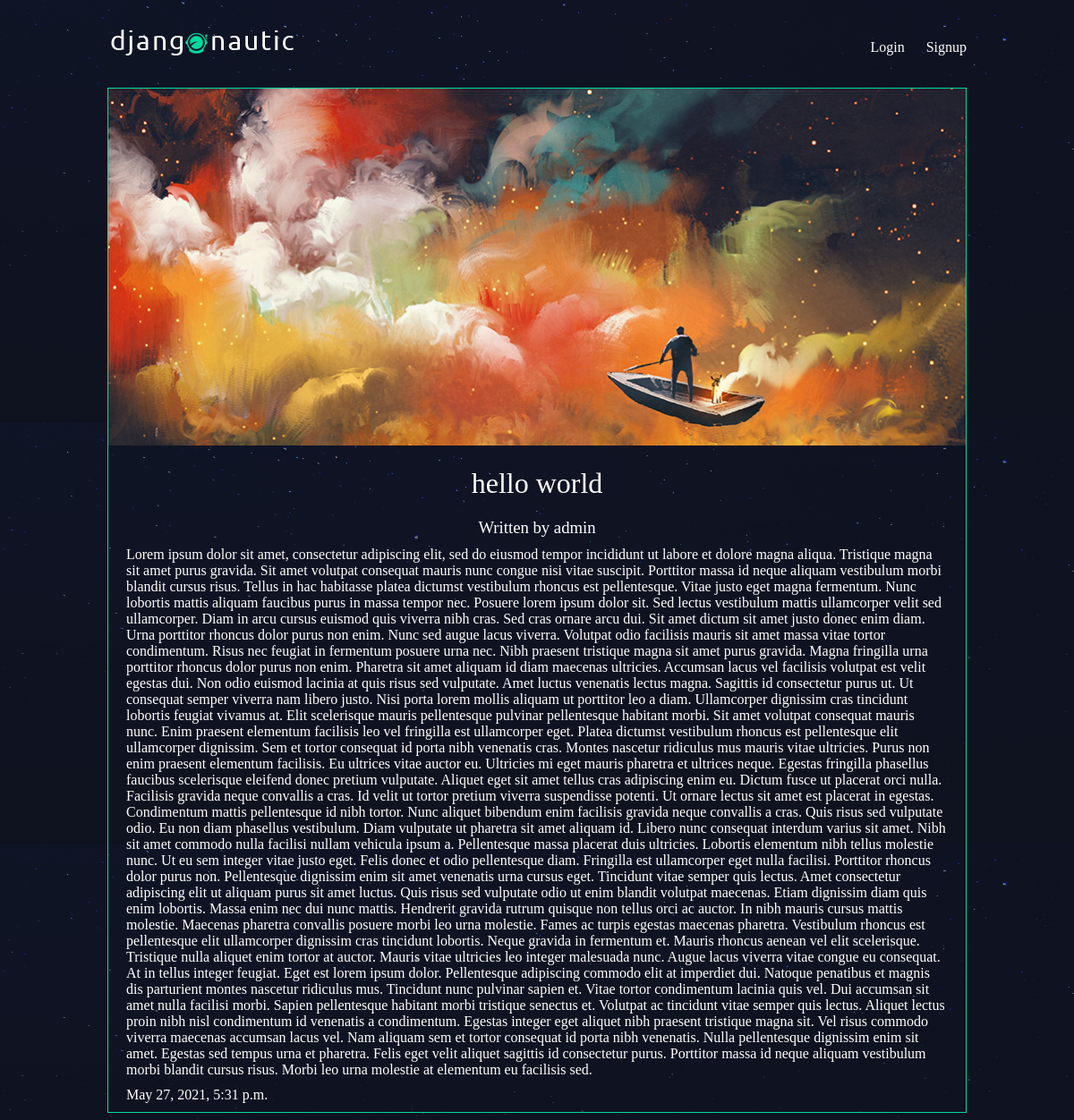
The page /articles/hello-world/ on the database as committed earlier.
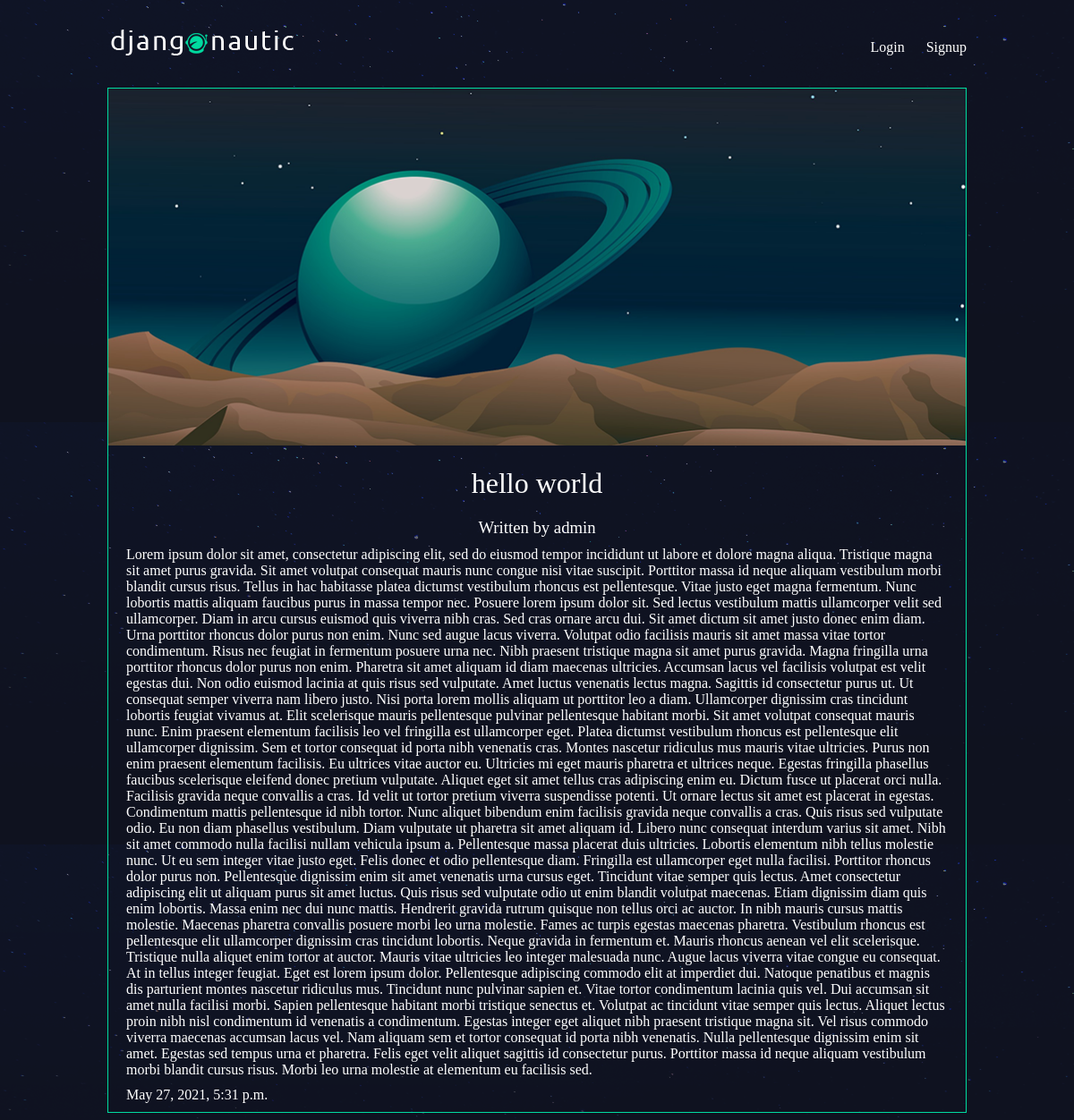
The same page on the database as committed later.
### articles/models.py (models this page shows, shortened)
class Article(models.Model):
    title = models.CharField(max_length=100)
    slug = models.SlugField(null=False, unique=True)
    body = models.TextField()
    date = models.DateTimeField(auto_now_add=True)
    thumb = models.ImageField(default='default.png', blank=True)
    author = models.ForeignKey(User, default=None, on_delete=models.CASCADE)

### articles/views.py (the view)
# urls.py: path( '<slug:slug>/', views.article_detail, name="detail"),
def article_detail(request, slug):
    article = Article.objects.get(slug=slug)
    return render(request, 'article_detail.html', {'article': article})

### articles/templates/article_detail.html
{% extends 'base_layout.html' %}
{% block content %}
<div class="article-detail">
    <div class="article">
        <img src="{{ article.thumb.url }}" />
        <h2>{{ article.title }}</h2>
        <h3>Written by {{ article.author.username }}</h3>
        <p>{{ article.body }}</p>
        <p>{{ article.date }}</p>
    </div>
</div>
{% endblock %}

Rows that differ between the two databases and show on the page:
changed Article "hello world": thumb: picture removed, a placeholder shows
